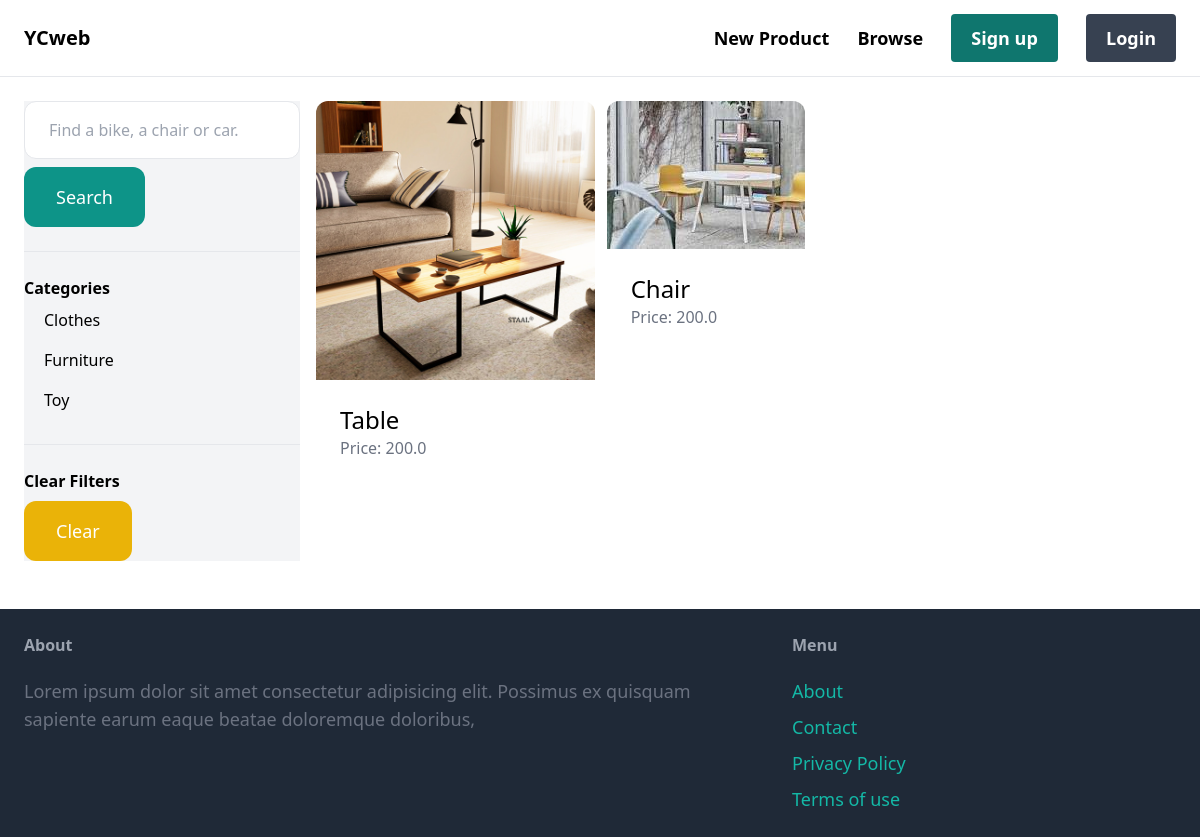
The app's page /items/ with its own data.
### item/models.py (models this page shows, shortened)
class Category(models.Model):
    name = models.CharField(max_length=255)
    class Meta:
        ordering = ('name',) #Retornando na ordem alfabética
        verbose_name_plural = 'Categories' #Colocando no plural a tabela Categoria

class Item(models.Model):
    category = models.ForeignKey(Category, related_name='items', on_delete=models.CASCADE)
    name = models.CharField(max_length=255)
    description = models.TextField(blank=True, null=True)
    price = models.FloatField()
    image = models.ImageField(upload_to='item_images', blank=True, null=True)
    is_sold = models.BooleanField(default=False)
    created_by = models.ForeignKey(User, related_name='items', on_delete=models.CASCADE)
    created_at = models.DateTimeField(auto_now_add=True)

### item/views.py (the view)
# urls.py: path('' , views.browse, name='browse'),
def browse(request):
    query = request.GET.get('query', '')
    categories = Category.objects.all()
    category_id = request.GET.get('category', 0)
    items = Item.objects.filter(is_sold=False)
    if query:
        items = items.filter(Q(name__icontains=query) | Q(description__icontains=query))
    if category_id:
        items = items.filter(category_id=category_id)
    return render(request, 'item/browse.html', {
        'items': items,
        'query': query,
        'categories': categories,
        'category_id': int(category_id)
    })

### item/templates/item/browse.html (shortened to what this page needs)
{% extends 'core/base.html' %}
{% block content%}
    <div class="pb-6 grid grid-cols-4 gap-4">
        <div class="col-span-1 bg-gray-100">
            <form method="get" action="{% url 'item:browse' %}">
                <input name="query" class="w-full py-4 px-6 border rounded-xl" type="text" value="{{ query }}" placeholder="Find a bike, a chair or car.">
                <button class="mt-2 py-4 px-8 text-lg bg-teal-600 text-white rounded-xl">Search</button>
            </form>
            <hr class="my-6">
            <p class="font-semibold">Categories</p>
            <ul>
                {% for category in categories %}
                    <li class="py-2 px-5 rounded-xl{% if category.id == category_id %} bg-gray-200 {% endif %}">
                        <a href="{% url 'item:browse' %}?query={{ query }}&category={{ category.id }}">
                            {{ category.name }}</a>
                    </li>
                {% endfor %}
            </ul>
            <hr class="my-6">
            <p class="font-semibold">Clear Filters
                <ul>
                    <li><a href="{% url 'item:browse' %}" class="mt-2 py-4 px-8 inline-block bg-yellow-500 text-lg rounded-xl text-white">Clear</a><li>
                </ul>
            </p>
        </div>
        <div class="col-span-3">
            <div class="grid grid-cols-3 gap-3">
                {% for item in items %}
                <div>
                    <a href="{% url 'item:detail' item.id %}">
                        <div>
                            <img src="{{ item.image.url }}"class="rounded-t-xl w-3/3 h-auto">
                        </div>
                        <div class="p-6 bg-white rounded-b-xl w-3/3 h-auto">
                            <h2 class="text-2xl">{{ item.name }}</h2>
                            <p class="text-gray-500">Price: {{ item.price }}</p>
                        </div>
                    </a>
                </div>
                {% endfor %}
            </div>
        </div>
    </div>
{% endblock %}

### records on screen
Category: name "Clothes"
Category: name "Furniture"
Category: name "Toy"
Item: image (picture), name "Table", price "200.0"
Item: image (picture), name "Chair", price "200.0"
